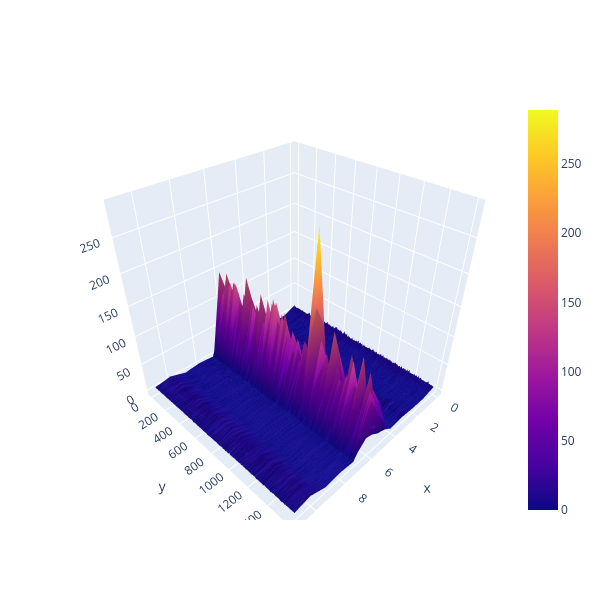

Notebook source saved alongside this figure:
### Code cell
data = df
fig = go.Figure(data = [go.Surface(z = data.values)])
fig.update_layout(autosize = True, width = 600, height = 600)

fig.show()

### Figure 1 — Plotly figure (JSON) as saved in the notebook; plotly's stock layout.template omitted (floating-point values rounded to 4 significant figures; data arrays with more than 128 entries replaced by an {"elided": "..."} marker saying what was removed)
{"data": [{"type": "surface", "z": {"elided": "1599x12 float values"}}], "layout": {"autosize": true, "height": 600, "width": 600}}
